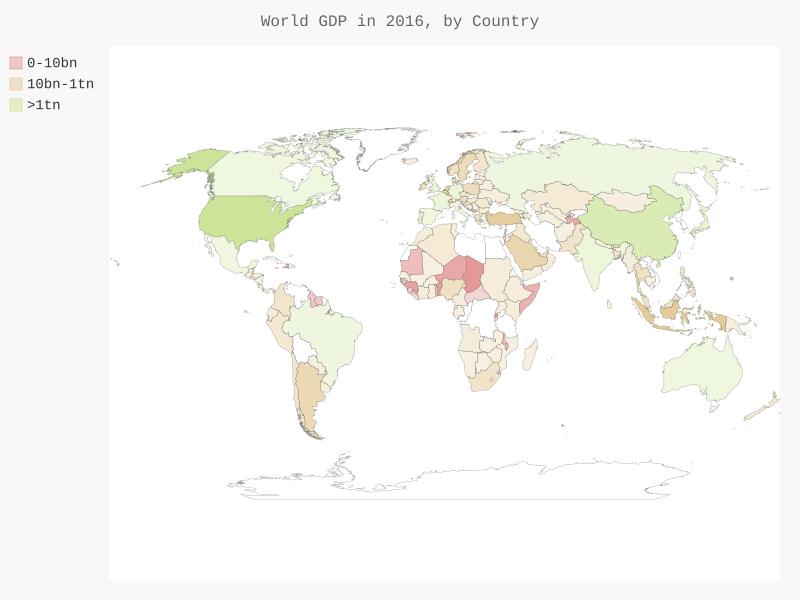

Recreate this plot in Python.
import json
import pygal
import pygal_maps_world.maps
from pygal.style import RotateStyle as RS, LightColorizedStyle as LCS
from CSVandJsonVisual.country_codes import get_country_code

filename = 'gdp_json.json'
with open(filename) as f:
    gdp_data = json.load(f)

cc_gdp = {}
for gdp_dict in gdp_data:
    if gdp_dict['Year'] == 2016:
        country_name = gdp_dict['Country Name']
        gdp = gdp_dict['Value']
        code = get_country_code(country_name)
        if code:
            cc_gdp[code] = gdp
cc_gdp_1, cc_gdp_2, cc_gdp_3 = {}, {}, {}
for code, gdp in cc_gdp.items():
    if gdp < 10**10:
        cc_gdp_1[code] = gdp
    elif gdp < 10**12:
        cc_gdp_2[code] = gdp
    else:
        cc_gdp_3[code] = gdp
print(len(cc_gdp_1), len(cc_gdp_2), len(cc_gdp_3))
wm_style = RS('#e49898', base_style=LCS)
wm = pygal_maps_world.maps.World(style=wm_style)
wm.title = 'World GDP in 2016, by Country'
wm.add('0-10bn', cc_gdp_1)
wm.add('10bn-1tn', cc_gdp_2)
wm.add('>1tn', cc_gdp_3)

wm.render_to_file('world_gdp.svg')
